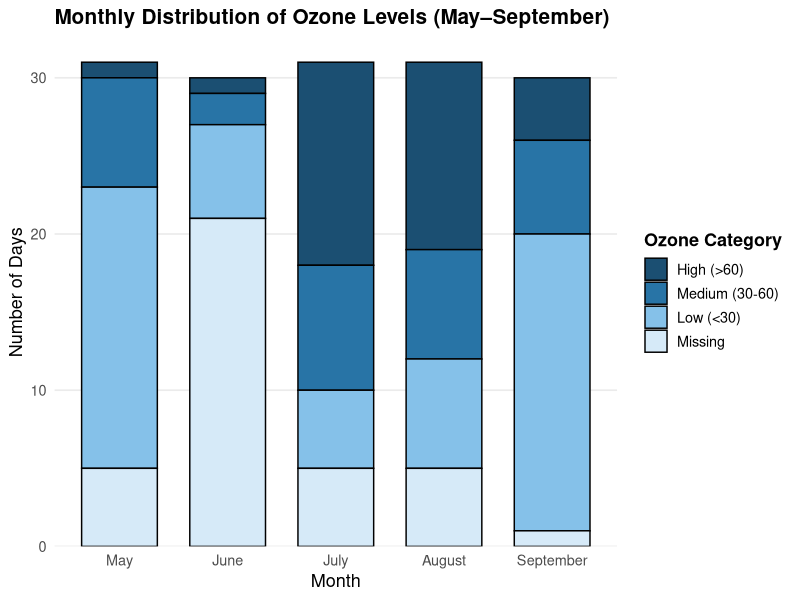
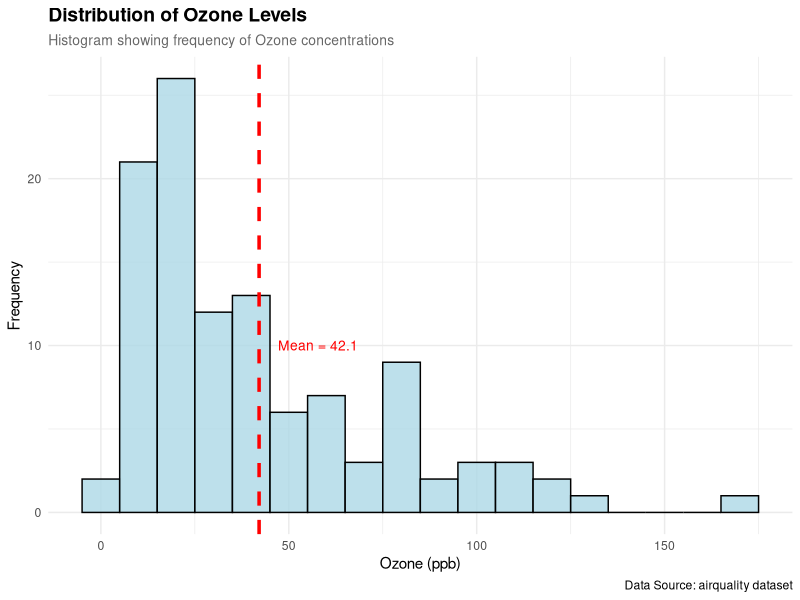
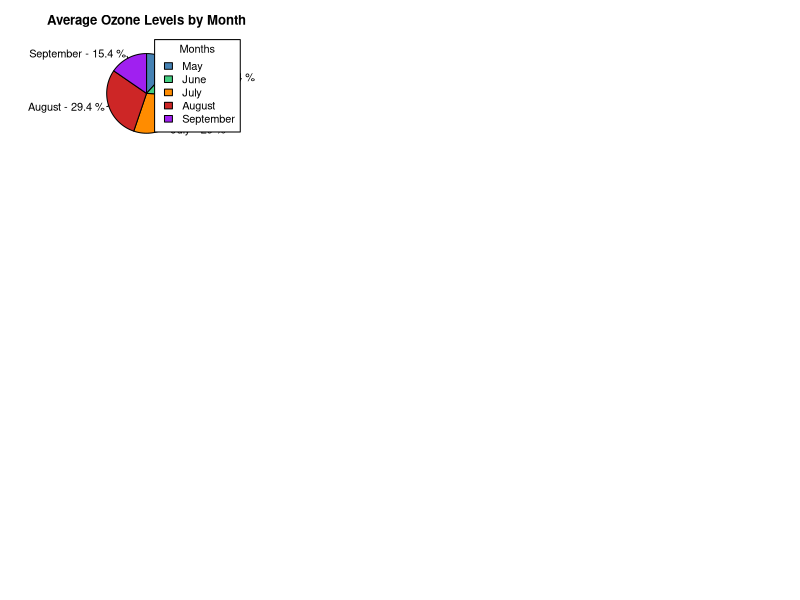
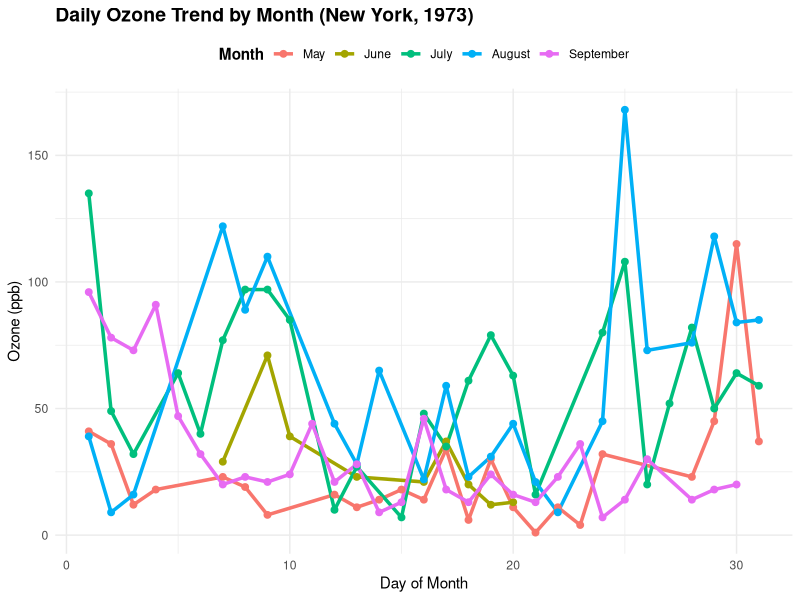
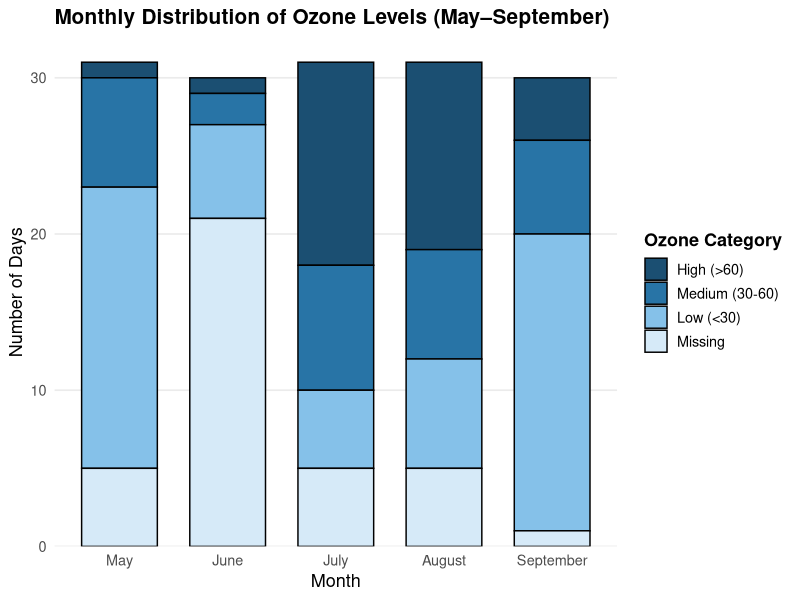
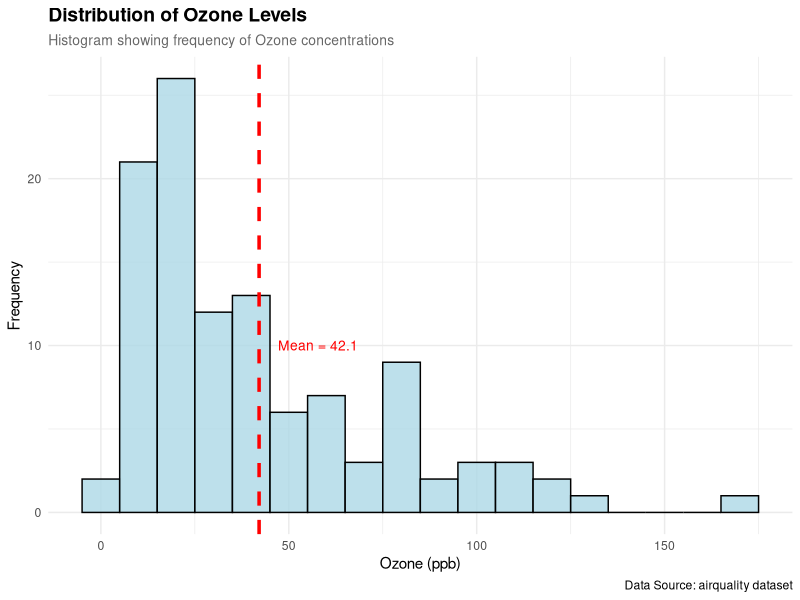
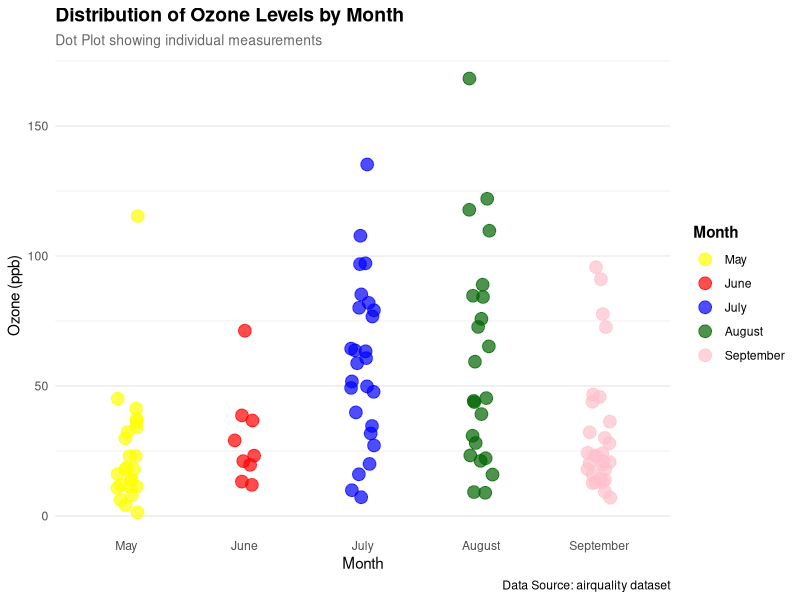
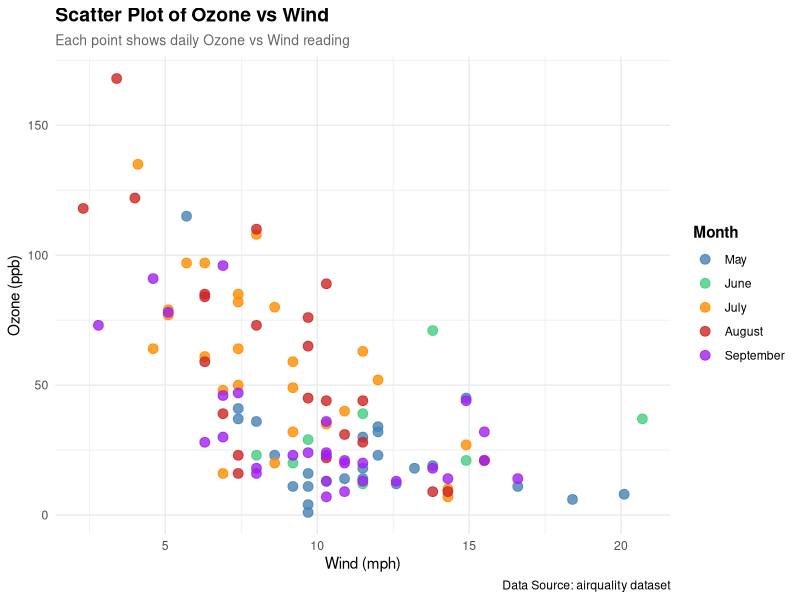

These figures' R source, in order:
# ====================================================================
# lab10_Data_Dynamo-s.R
# Collaborative R Visualization Project
# Dataset: airquality 
# Team Members:
# Esha Kambli 2301 - Pie Chart
# Deversh Shetgaonkar 2302 - Box Plot
# Sahil Gaonkar 2305 - Stacked Bar Chart
# Prabhanjan Halvegar 2306 - Line Chart
# Atharv Gawas 2313 - Dot Chart
# Aarchi Teli 2318 - Histogram
# Sarvadhnya Patil 2321 - Bar Chart
# Harsh Palyekar 2329 - Scatter Chart
# ====================================================================

# ====================================================================
# SECTION 0: SHARED SETUP (DO NOT MODIFY)
# ====================================================================
# Load dataset
data(airquality)

# Shared data preparation
air_data <- na.omit(airquality)
air_data$Month <- factor(air_data$Month,
                         levels = c(5, 6, 7, 8, 9),
                         labels = c("May", "June", "July", "August", "September"))

# Shared color palette
month_colors <- c("steelblue", "seagreen3", "darkorange", "firebrick3", "purple")

# ====================================================================
# SECTION 1: PIE CHART - Esha Kambli (2301)
# ====================================================================
plot_pie_chart <- function() {
  # Calculate average Ozone by Month (using shared air_data)
  avg_ozone <- tapply(air_data$Ozone, air_data$Month, mean)

  # Calculate percentage contribution
  percentages <- round(100 * avg_ozone / sum(avg_ozone), 1)
  
  # Labels for pie slices and legend
  pie_labels <- paste(names(avg_ozone), "-", percentages, "%")
  legend_labels <- names(avg_ozone)
  
  # Generate pie chart
  pie(
    avg_ozone,
    labels = pie_labels,
    main = "Average Ozone Levels by Month",
    col = month_colors,
    clockwise = TRUE
  )
  
  # Add legend
  legend(
    "topright",
    legend = legend_labels,
    fill = month_colors,
    title = "Months"
  )
  
  cat("Pie Chart section - Esha Kambli - Complete\n")
}

# ====================================================================
# SECTION 2: BAR CHART - Sarvadhnya Patil (2321)
# ====================================================================
plot_bar_chart <- function() {

# BAR PLOT — by Sarvadhnya (2321)
# Plot: Mean Ozone by Month (airquality dataset)

library(ggplot2)
library(dplyr)

# Load and clean data
data("airquality")
aq <- na.omit(airquality)

ozone_by_month <- aq %>%
  group_by(Month) %>%
  summarise(mean_ozone = mean(Ozone))

ozone_by_month$Month <- factor(ozone_by_month$Month,
                               labels = c("May", "Jun", "Jul", "Aug", "Sep"))

# Create the bar plot
bar_plot <- ggplot(ozone_by_month, aes(x = Month, y = mean_ozone, fill = Month)) +
  geom_bar(stat = "identity") +
  labs(title = "Mean Ozone Levels by Month",
       x = "Month",
       y = "Mean Ozone (ppb)",
       caption = "Data Source: airquality dataset") +
  theme_minimal() +
  theme(legend.position = "none")

# Save plot
if (!dir.exists("images")) dir.create("images")
ggsave("images/barplot_ozone_by_month.png", bar_plot, width = 7, height = 5, dpi = 300)

print("Bar plot created and saved to images/barplot_ozone_by_month.png")
  
  cat("Bar Chart section - Sarvadhnya Patil - Complete\n")
}


# ====================================================================
# SECTION 3: LINE CHART - Prabhanjan Halvegar (2306)
# ====================================================================

plot_line_chart <- function() {
  library(ggplot2)
  cat("Generating Line Chart (Ozone) - Prabhanjan Halvegar (2306)...\n")
  
  
  line_plot <- ggplot(air_data, aes(x = Day, y = Ozone, color = Month, group = Month)) +
    geom_line(linewidth = 1.2, na.rm = TRUE) +
    geom_point(size = 2, na.rm = TRUE) +
    labs(title = "Daily Ozone Trend by Month (New York, 1973)",
         x = "Day of Month", y = "Ozone (ppb)", color = "Month") +
    theme_minimal() +
    theme(plot.title = element_text(face = "bold", size = 14),
          legend.title = element_text(face = "bold"),
          legend.position = "top")
  
  if(!dir.exists("images")) dir.create("images")
  ggsave("images/linechart_ozone_trend.png", line_plot, width = 8, height = 5, dpi = 300)
  
  print(line_plot)
  cat("Line Chart saved as images/linechart_ozone_trend.png\n")
  cat("Line Chart section - Prabhanjhan Halvegar - Compelete\n")  
}

# ====================================================================
# SECTION 4: STACKED BAR CHART - Sahil Gaonkar (2305)
# ====================================================================

plot_stacked_bar <- function() {
  # Install & load required packages
  if (!require("ggplot2", quietly = TRUE)) install.packages("ggplot2"); library(ggplot2)
  if (!require("dplyr", quietly = TRUE)) install.packages("dplyr"); library(dplyr)

  # Load dataset
  data("airquality")
  df <- airquality

  # Keep only May–September
  df <- df %>% filter(Month >= 5 & Month <= 9)

  # Convert Month to factor for proper order
  df$Month <- factor(df$Month, levels = 5:9,
                     labels = c("May", "June", "July", "August", "September"))

  # Categorize Ozone levels as factor
  # Reverse the factor order for top-to-bottom stacking
  df <- df %>% mutate(
    Ozone_Level = case_when(
      is.na(Ozone) ~ "Missing",
      Ozone < 30   ~ "Low (<30)",
      Ozone <= 60  ~ "Medium (30-60)",
      TRUE         ~ "High (>60)"
    ),
    Ozone_Level = factor(Ozone_Level,
                         levels = c("High (>60)", "Medium (30-60)", "Low (<30)", "Missing"))
  )

  # Count days per month & ozone category
  stacked_data <- df %>%
    group_by(Month, Ozone_Level) %>%
    summarise(Days = n(), .groups = "drop")

  # Blue gradient colors (light → dark)
  ozone_colors <- c(
    "Missing" = "#D6EAF8",
    "Low (<30)" = "#85C1E9",
    "Medium (30-60)" = "#2874A6",
    "High (>60)" = "#1B4F72"
  ) 
    # Create stacked bar chart
  stacked_plot <- ggplot(stacked_data, aes(x = Month, y = Days, fill = Ozone_Level)) +
    geom_col(color = "black", width = 0.7) +
    scale_fill_manual(values = ozone_colors) +
    labs(title = "Monthly Distribution of Ozone Levels (May–September)",
         x = "Month", y = "Number of Days", fill = "Ozone Category") +
    theme_minimal(base_size = 13) +
    theme(plot.title = element_text(face = "bold", size = 15),
          legend.title = element_text(face = "bold"),
          panel.grid.minor = element_blank(),
          panel.grid.major.x = element_blank()) +
    scale_y_continuous(expand = expansion(mult = c(0, 0.05))) # optional: clean top spacing

  # Display plot
  print(stacked_plot)

  # Save plot as PNG
  if(!dir.exists("images")) dir.create("images")
  ggsave("images/stacked_bar_ozone_may_sep.png", stacked_plot,
         width = 8, height = 5, dpi = 300)

  cat("Stacked Bar Chart - Sahil Gaonkar - Complete\n")
  invisible(stacked_plot)
}

# Run the function
plot_stacked_bar()

# ====================================================================
# SECTION 5: HISTOGRAM - Aarchi Teli (2318)
# ====================================================================
plot_histogram <- function() {
  # Load required libraries (only if not already loaded)
  if (!require("ggplot2", quietly = TRUE)) {
    stop("ggplot2 package required. Please install it with: install.packages('ggplot2')")
  }
  
  # Simple message
  cat("Creating Histogram for Ozone Levels...\n")
  
  # Handle missing values and prepare data
  ozone_data <- na.omit(air_data$Ozone)
  
  # Calculate mean 
  avg_ozone <- mean(ozone_data)
  
  # Create the Histogram using ggplot2
  hist_plot <- ggplot(air_data, aes(x = Ozone)) +
    geom_histogram(
      binwidth = 10,                     # width of bins
      fill = "lightblue", 
      color = "black", 
      alpha = 0.8
    ) +
    geom_vline(aes(xintercept = avg_ozone), 
               color = "red", 
               linetype = "dashed", 
               size = 1.2) +
    labs(
      title = "Distribution of Ozone Levels",
      subtitle = "Histogram showing frequency of Ozone concentrations",
      x = "Ozone (ppb)",
      y = "Frequency",
      caption = "Data Source: airquality dataset"
    ) +
    annotate("text", x = avg_ozone + 5, y = 10, 
             label = paste("Mean =", round(avg_ozone, 1)), 
             color = "red", size = 3.5, hjust = 0) +
    theme_minimal() +
    theme(
      plot.title = element_text(face = "bold", size = 14),
      plot.subtitle = element_text(size = 10, color = "gray40")
    )
  
  # Display the plot
  print(hist_plot)
  
  # Save the histogram image 
  if (!dir.exists("images")) dir.create("images")
  ggsave("images/histogram_ozone.png", hist_plot, width = 8, height = 5, dpi = 300)
  
  cat("Histogram section - Aarchi Teli (2318) - Complete\n")
  
  invisible(hist_plot)
}

plot_histogram()


# ====================================================================
# SECTION 6: DOT CHART - Atharv Gawas (2313)
# ====================================================================
plot_dot_chart <- function() {
  # Load required libraries (only if not already loaded)
  if (!require("ggplot2", quietly = TRUE)) {
    stop("ggplot2 package required. Please install it with: install.packages('ggplot2')")
  }
  if (!require("dplyr", quietly = TRUE)) {
    stop("dplyr package required. Please install it with: install.packages('dplyr')")
  }
  
  # Prepare data: Get all ozone readings by month
  ozone_data <- air_data %>%
    select(Month, Ozone) %>%
    mutate(Month = factor(Month, levels = c("May", "June", "July", "August", "September")))
  
  # Create the dot plot with multiple points per month
  dot_plot <- ggplot(ozone_data, aes(x = Month, y = Ozone, color = Month)) +
    geom_point(size = 4, alpha = 0.7, position = position_jitter(width = 0.1, seed = 42)) +
    labs(title = "Distribution of Ozone Levels by Month",
         subtitle = "Dot Plot showing individual measurements",
         x = "Month",
         y = "Ozone (ppb)",
         color = "Month",
         caption = "Data Source: airquality dataset") +
    scale_color_manual(values = c("May" = "yellow", 
                                  "June" = "red", 
                                  "July" = "blue", 
                                  "August" = "darkgreen", 
                                  "September" = "pink")) +
    theme_minimal() +
    theme(plot.title = element_text(face = "bold", size = 14),
          plot.subtitle = element_text(size = 10, color = "gray40"),
          legend.position = "right",
          legend.title = element_text(face = "bold"),
          panel.grid.major.x = element_blank())
  
  # Display the plot
  print(dot_plot)
  
  # Save plot (optional - only saves when function is called individually)
  if (!dir.exists("images")) dir.create("images")
  ggsave("images/dotplot_ozone_by_month.png", dot_plot, width = 8, height = 5, dpi = 300)
  
  cat("Dot Chart section - Atharv Gawas (2313) - Complete\n")
  
  # Return the plot object invisibly for potential further use
  invisible(dot_plot)
}

# ====================================================================
# SECTION 7: SCATTER CHART - Harsh Palyekar (2329)
# ====================================================================

plot_scatter_chart <- function() {
  # Load required libraries
  if (!require("ggplot2", quietly = TRUE)) {
    install.packages("ggplot2")
    library(ggplot2)
  }

  # Create scatter plot: Ozone vs Wind, colored by Month
  scatter_plot <- ggplot(air_data, aes(x = Wind, y = Ozone, color = Month)) +
    geom_point(size = 3, alpha = 0.8) +
    labs(
      title = "Scatter Plot of Ozone vs Wind",
      subtitle = "Each point shows daily Ozone vs Wind reading",
      x = "Wind (mph)",
      y = "Ozone (ppb)",
      color = "Month",
      caption = "Data Source: airquality dataset"
    ) +
    scale_color_manual(values = month_colors) +
    theme_minimal() +
    theme(
      plot.title = element_text(face = "bold", size = 14),
      plot.subtitle = element_text(size = 10, color = "gray40"),
      legend.position = "right",
      legend.title = element_text(face = "bold")
    )

  # Display the plot in RStudio / Codespace Viewer
  print(scatter_plot)

  # Save the plot to images folder
  if (!dir.exists("images")) dir.create("images")
  file_path <- "images/scatter_ozone_wind_by_month.png"
  ggsave(file_path, scatter_plot, width = 8, height = 5, dpi = 300)

  # Print confirmation message
  cat(" Saved plot to:", file_path, "\n")
  cat(" Scatter Chart section - Harsh Palyekar (2329) - Complete\n")
}


# ====================================================================
# SECTION 8: BOX PLOT - Deversh Shetgaonkar (2302)
# ====================================================================
plot_box_plot <- function() {
  
  # Load required libraries(tidyverse and ggpubr)
  if (!require("tidyverse", quietly = TRUE)) {
    stop("tidyverse package required. Please install it with: install.packages('tidyverse')")
  }
  if (!require("ggpubr", quietly = TRUE)) {
    stop("ggpubr package required. Please install it with: install.packages('ggpubr')")
  }
  
  # Use airquality dataset
  data("airquality")
  
  # Convert Month numbers to factor with month names
  aq <- airquality %>%
    mutate(Month = factor(Month, levels = c(5, 6, 7, 8, 9),
                          labels = c("May", "June", "July", "August", "September")))
  
# 4-panel boxplot with jitter(individual obs. since sample size is small and for data transparency)
  box_plot <- ggarrange(
    qplot(Month, Ozone, data = aq, geom = "boxplot", color = Month) +
      geom_jitter(width = 0.2, alpha = 0.4, size = 1.5) +
      labs(title = "A. Ozone", x = "", y = "Ozone (ppb)"),
    
    qplot(Month, Solar.R, data = aq, geom = "boxplot", color = Month) +
      geom_jitter(width = 0.2, alpha = 0.4, size = 1.5) +
      theme(legend.position = "none") +
      labs(title = "B. Solar Radiation", x = "", y = "Solar.R (lang)"),
    
    qplot(Month, Temp, data = aq, geom = "boxplot", color = Month) +
      geom_jitter(width = 0.2, alpha = 0.4, size = 1.5) +
      theme(legend.position = "none") +
      labs(title = "C. Temperature", x = "", y = "Temperature (°F)"),
    
    qplot(Month, Wind, data = aq, geom = "boxplot", color = Month) +
      geom_jitter(width = 0.2, alpha = 0.4, size = 1.5) +
      theme(legend.position = "none") +
      labs(title = "D. Wind Speed", x = "", y = "Wind (mph)"),
    
    ncol = 2, nrow = 2,
    common.legend = TRUE,
    legend = "right"
  )
  
  # overall title and caption added
  final_plot <- annotate_figure(box_plot,
                                top = text_grob("Comparison of Air Quality Variables Across Summer Months (1973)", 
                                                face = "bold", size = 14),
                                bottom = text_grob("New York State Department of Conservation and the National Weather Service",
                                                   size = 9, hjust = 0.5))
  
  # Display the plot
  print(final_plot)
  
  # Save plot
  if (!dir.exists("images")) dir.create("images")
  ggsave("images/boxplot_four_panel_jitter.png", final_plot, 
         width = 12, height = 10, dpi = 300)
  
  cat("Box Plot section - Deversh Shetgaonkar (2302) - Complete\n")
  
  # Return plot object
  invisible(final_plot)
}

# ====================================================================
# MAIN EXECUTION: Run all plots
# ====================================================================
# Set up multi-panel layout for viewing all plots
par(mfrow = c(3, 3), mar = c(4, 4, 3, 2))

# Execute each plot function
plot_pie_chart()
plot_bar_chart()
plot_line_chart()
plot_stacked_bar()
plot_histogram()
plot_dot_chart()
plot_scatter_chart()
plot_box_plot()

# Reset layout
par(mfrow = c(1, 1))
